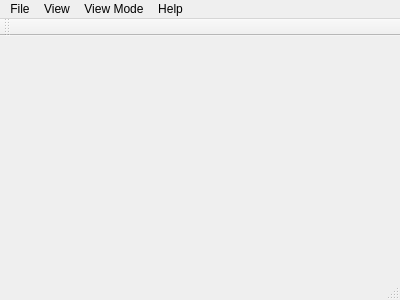
<?xml version="1.0" encoding="UTF-8"?>
<ui version="4.0">
 <class>mainwindow</class>
 <widget class="QMainWindow" name="mainwindow">
  <property name="geometry">
   <rect>
    <x>0</x>
    <y>0</y>
    <width>400</width>
    <height>300</height>
   </rect>
  </property>
  <property name="windowTitle">
   <string>mainwindow</string>
  </property>
  <widget class="QWidget" name="centralWidget"/>
  <widget class="QMenuBar" name="menuBar">
   <property name="geometry">
    <rect>
     <x>0</x>
     <y>0</y>
     <width>400</width>
     <height>22</height>
    </rect>
   </property>
   <widget class="QMenu" name="menuFile">
    <property name="title">
     <string>File</string>
    </property>
    <addaction name="uiActionOpen"/>
   </widget>
   <widget class="QMenu" name="menuView">
    <property name="title">
     <string>View</string>
    </property>
    <addaction name="uiActionZoom_In"/>
    <addaction name="uiActionZoom_Out"/>
    <addaction name="uiActionNormal_Size"/>
    <addaction name="uiActionFit_to_Window"/>
   </widget>
   <widget class="QMenu" name="menuHelp">
    <property name="title">
     <string>Help</string>
    </property>
    <addaction name="uiActionAbout"/>
   </widget>
   <widget class="QMenu" name="menuMode">
    <property name="title">
     <string>View Mode</string>
    </property>
    <addaction name="uiActionLeft"/>
    <addaction name="uiActionRight"/>
    <addaction name="uiActionRed_Green"/>
   </widget>
   <addaction name="menuFile"/>
   <addaction name="menuView"/>
   <addaction name="menuMode"/>
   <addaction name="menuHelp"/>
  </widget>
  <widget class="QToolBar" name="mainToolBar">
   <attribute name="toolBarArea">
    <enum>TopToolBarArea</enum>
   </attribute>
   <attribute name="toolBarBreak">
    <bool>false</bool>
   </attribute>
  </widget>
  <widget class="QStatusBar" name="statusBar"/>
  <action name="uiActionOpen">
   <property name="text">
    <string>Open</string>
   </property>
  </action>
  <action name="uiActionZoom_In">
   <property name="text">
    <string>Zoom In</string>
   </property>
  </action>
  <action name="uiActionZoom_Out">
   <property name="text">
    <string>Zoom Out</string>
   </property>
  </action>
  <action name="uiActionNormal_Size">
   <property name="text">
    <string>Normal Size</string>
   </property>
  </action>
  <action name="uiActionFit_to_Window">
   <property name="text">
    <string>Fit to Window</string>
   </property>
  </action>
  <action name="uiActionAbout">
   <property name="text">
    <string>About</string>
   </property>
  </action>
  <action name="uiActionLeft">
   <property name="text">
    <string>Left</string>
   </property>
  </action>
  <action name="uiActionRight">
   <property name="text">
    <string>Right</string>
   </property>
  </action>
  <action name="uiActionRed_Green">
   <property name="text">
    <string>Red-Green</string>
   </property>
  </action>
 </widget>
 <layoutdefault spacing="6" margin="11"/>
 <resources/>
 <connections/>
</ui>
